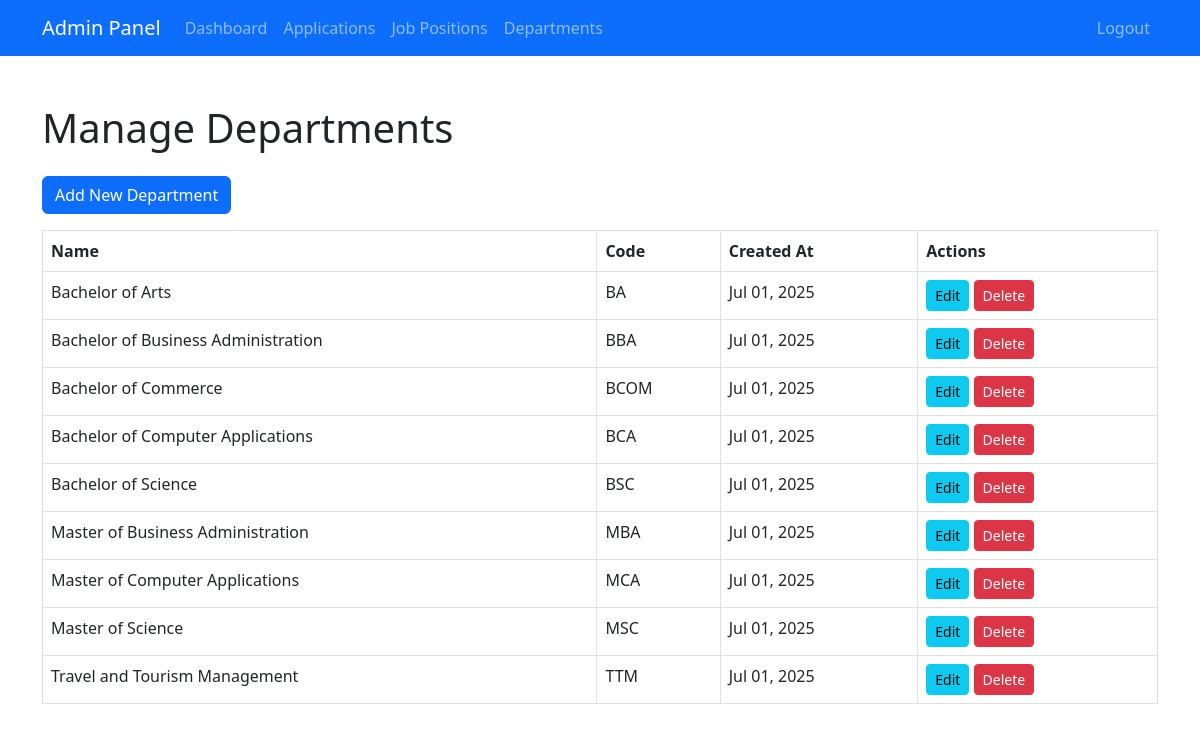
The app's page /admin/departments.php (signed in) with its own data.
### tables this page shows
CREATE TABLE IF NOT EXISTS departments (
    id INT PRIMARY KEY AUTO_INCREMENT,
    name VARCHAR(50) UNIQUE NOT NULL,
    code VARCHAR(10) UNIQUE NOT NULL,
    created_at TIMESTAMP DEFAULT CURRENT_TIMESTAMP
);

### admin/departments.php (the view, shortened to what this page needs)
<?php
require_once '../includes/config.php';
$sql = "SELECT * FROM departments ORDER BY name ASC";
$result = $conn->query($sql);
?>
<!DOCTYPE html>
<html lang="en">
<head>
    <link href="https://cdn.jsdelivr.net/npm/bootstrap@5.3.0/dist/css/bootstrap.min.css" rel="stylesheet">
</head>
<body>
<?php include 'admin_nav.php'; ?>
<div class="container py-4">
    <h1 class="mb-4">Manage Departments</h1>
    <a href="#" class="btn btn-primary mb-3">Add New Department</a>
    <div class="table-responsive">
        <table class="table table-bordered table-hover">
            <thead>
                <tr>
                    <th>Name</th>
                    <th>Code</th>
                    <th>Created At</th>
                    <th>Actions</th>
                </tr>
            </thead>
            <tbody>
                <?php while($row = $result->fetch_assoc()): ?>
                <tr>
                    <td><?php echo htmlspecialchars($row['name']); ?></td>
                    <td><?php echo htmlspecialchars($row['code']); ?></td>
                    <td><?php echo date('M d, Y', strtotime($row['created_at'])); ?></td>
                    <td>
                        <a href="#" class="btn btn-sm btn-info">Edit</a>
                        <a href="#" class="btn btn-sm btn-danger">Delete</a>
                    </td>
                </tr>
                <?php endwhile; ?>
            </tbody>
        </table>
    </div>
</div>
</body>
</html>

### admin/admin_nav.php (shortened to what this page needs)
<nav class="navbar navbar-expand-lg navbar-dark bg-primary mb-4">
    <div class="container">
        <a class="navbar-brand" href="dashboard.php">Admin Panel</a>
        <div class="collapse navbar-collapse" id="adminNavbar">
            <ul class="navbar-nav me-auto">
                <li class="nav-item"><a class="nav-link" href="dashboard.php">Dashboard</a></li>
                <li class="nav-item"><a class="nav-link" href="applications.php">Applications</a></li>
                <li class="nav-item"><a class="nav-link" href="positions.php">Job Positions</a></li>
                <li class="nav-item"><a class="nav-link" href="departments.php">Departments</a></li>
            </ul>
            <ul class="navbar-nav">
                <li class="nav-item"><a class="nav-link" href="logout.php">Logout</a></li>
            </ul>
        </div>
    </div>
</nav>

### records on screen
departments: name "Bachelor of Arts", code "BA", created_at "Jul 01, 2025"
departments: name "Bachelor of Business Administration", code "BBA", created_at "Jul 01, 2025"
departments: name "Bachelor of Commerce", code "BCOM", created_at "Jul 01, 2025"
departments: name "Bachelor of Computer Applications", code "BCA", created_at "Jul 01, 2025"
departments: name "Bachelor of Science", code "BSC", created_at "Jul 01, 2025"
departments: name "Master of Business Administration", code "MBA", created_at "Jul 01, 2025"
departments: name "Master of Computer Applications", code "MCA", created_at "Jul 01, 2025"
departments: name "Master of Science", code "MSC", created_at "Jul 01, 2025"
departments: name "Travel and Tourism Management", code "TTM", created_at "Jul 01, 2025"
